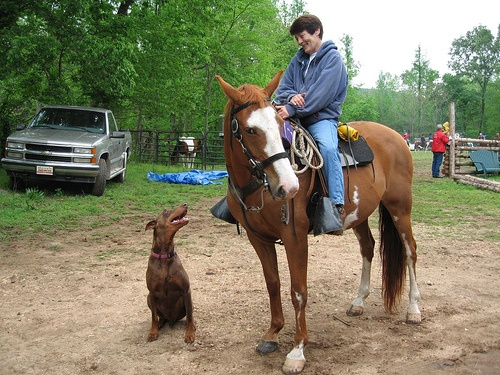
#> input picture software_testing/data/horse.jpg, 500 x 375 px
$ python run_image_on_board.py out ../../../../software_testing/data/horse.jpg
#> lines starting #> are read from the running program, lines starting #| are printed output that depends on the picture
### tiny_cnn/host/tcnn_link.py
#!/usr/bin/env python3
"""
tcnn_link.py -- host-side protocol layer + CLI for the standalone tiny-cnn
test system (quartus/tcnn_test/), talking to firmware/src/main.c over the
JTAG UART. See rtl/tcnn_avalon_slave.sv for the register map the firmware
fronts, and docs/progress_log.md's Gate S1 entry for the exact semantics.

Reuses the same `juart-terminal`-subprocess-plus-background-pump pattern as
fpga_cnn_pipeline/host/cnn_link.py's CnnLink (a single persistent JTAG UART
client, a background thread draining stdout into a queue so every read can
have a real timeout, and a lock serializing one transaction at a time on the
wire) -- including its `--no-quit-on-ctrl-d` workaround for juart-terminal's
default behavior of exiting the moment it sees a raw 0x04 byte from the
target, which would otherwise silently kill the connection mid-transaction
on this binary protocol.

CLI:
    tcnn_link.py ping | id | echo --bytes 65536
    tcnn_link.py upload IMG --w 640 --sh 48
    tcnn_link.py bench --w 640 --h 480 --sh 48 --frames 200 [--image IMG]
    tcnn_link.py check --w 640 --h 480 --sh 48 [--image IMG]
    tcnn_link.py tiles [--n 1000]
    tcnn_link.py abort

Every command that produces a result writes a log to `--out` (when given)
and exits non-zero on any mismatch.
"""
import argparse
import os
import queue
import shutil
import struct
import subprocess
import sys
import threading
import time

import numpy as np

sys.path.insert(0, os.path.join(os.path.dirname(__file__), "..", "ref"))
from int_model import IntModel  # noqa: E402

MAGICS = (b"PONG", b"TCID", b"SCRA", b"ECHO", b"UACK", b"RDON", b"GRES", b"XACK")

MAX_W = 640
PITCH = MAX_W // 16


class TcnnLink:
    def __init__(self, tool=None, instance=None):
        if isinstance(tool, (list, tuple)):
            cmd = list(tool)
        else:
            tool = tool or next((t for t in ("juart-terminal", "nios2-terminal")
                                 if shutil.which(t)), None)
            if not tool:
                raise SystemExit("juart-terminal / nios2-terminal not on PATH")
            cmd = [tool, "--no-quit-on-ctrl-d"] + (["--instance", str(instance)] if instance is not None else [])
        self.rx_total = 0
        self.proc = subprocess.Popen(cmd, stdin=subprocess.PIPE,
                                     stdout=subprocess.PIPE,
                                     stderr=subprocess.DEVNULL, bufsize=0)
        self.q = queue.Queue()
        self.buf = bytearray()
        self.lock = threading.RLock()
        threading.Thread(target=self._pump, daemon=True).start()

    # [39 lines left out: functions _pump, _fill, _read, _sync, not called in this run]

    def _send(self, data: bytes):
        self.proc.stdin.write(data)
        self.proc.stdin.flush()

    def close(self):
        self.proc.terminate()

    @staticmethod
    def _u16(v): return struct.pack("<H", v)

    @staticmethod
    def _u32(v): return struct.pack("<I", v)

    # -- commands -------------------------------------------------------------
    # [19 lines left out: functions ping, id, scratch, not called in this run]

    MAX_ECHO_CHUNK = 0xFFFF

    # [58 lines left out: functions echo, upload, run, gres, abort, not called in this run]


# --------------------------------------------------------------------------
def _load_image_strip(path, w, sh):
    """Loads an image, resizes to (w, 480) (the board's target frame height),
    and takes the top `sh` rows as the strip -- matching
    ref/make_vectors.py's gen_strip_and_frame() convention."""
#> called with w = 640, sh = 48
    from PIL import Image
    im_full = Image.open(path).convert("RGB").resize((w, 480))
    return np.asarray(im_full)[:sh, :, :]
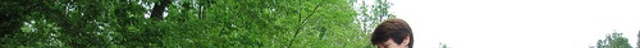
#> returned value: shape (48, 640, 3); mean of channels 0, 1, 2 136.3, 157, 125.8; drawn as R, G, B


# [218 lines left out: functions cmd_ping, cmd_id, cmd_echo, cmd_upload, _strip_for, cmd_bench and 4 more, not called in this run]


# [2 lines that do not run on import are left out]

### tiny_cnn/results/stage2_summary/data/run_image_on_board.py
#!/usr/bin/env python3
"""Uploads a real test image's top-48-row strip to the real board (the
board's frame_player replays this strip cyclically to fill 480 rows, since
the JTAG link is too slow to stream a unique 640x480 frame every time --
documented in docs/architecture.md), runs one frame, and pulls back every
one of the 1200 tile results (logit0, logit1) via GRES. Also cross-checks
against ref/int_model.py. Saves a JSON with per-tile results plus the
resized 640x480 image array for diagram-building."""
import json
import os
import sys
import numpy as np

ROOT = "/home/tharaka/Documents/Low-Latency-Visual-Object-Tracking/tiny_cnn"
sys.path.insert(0, os.path.join(ROOT, "host"))
sys.path.insert(0, os.path.join(ROOT, "ref"))
from tcnn_link import TcnnLink, _load_image_strip, PITCH  # noqa: E402
from int_model import IntModel  # noqa: E402

OUT_DIR = sys.argv[1]
IMAGE = sys.argv[2]
os.makedirs(OUT_DIR, exist_ok=True)

W, H, SH = 640, 480, 48
strip = _load_image_strip(IMAGE, W, SH)

#> (the run stopped early here; a loop or call above may not have finished)
